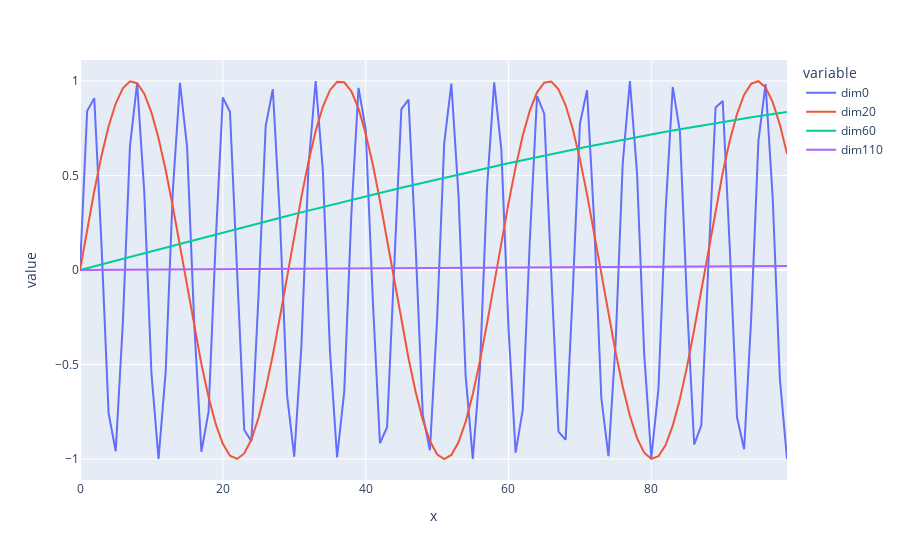

Here is the notebook cell this chart was saved with:
### Code cell
# 位置编码
class PositionEncoding(nn.Module):
    "Implement the PE function."
    def __init__(self, d_model, dropout, max_len=5000):
        super(PositionEncoding, self).__init__()
        self.dropout = nn.Dropout(p=dropout)
        
        # Compute the positional encodings once in log space.
        pe = torch.zeros(max_len, d_model)
        position = torch.arange(0, max_len).unsqueeze(1)
        div_term = torch.exp(torch.arange(0, d_model, 2) *
                             -(math.log(10000.0) / d_model))
        pe[:, 0::2] = torch.sin(position * div_term)
        pe[:, 1::2] = torch.cos(position * div_term)
        pe = pe.unsqueeze(0)
        self.register_buffer('pe', pe)
        
    def forward(self, x):
        x = x + self.pe[:, :x.size(1)]
        return self.dropout(x)
    

pe = PositionEncoding(120, 0)
z = pe.forward(torch.zeros(1, 100, 120))


print("z shape",z.shape)
df = pd.DataFrame(z[0, :, [0,20,60,110]].data.numpy(),columns = ["dim"+c for c in ['0','20','60','110']])
df.insert(0,"x",np.arange(100))
px.line(df, x = "x",y = ["dim"+c for c in ['0','20','60','110']]).show()
# 不同纬度在序列位置上的编码值分布
